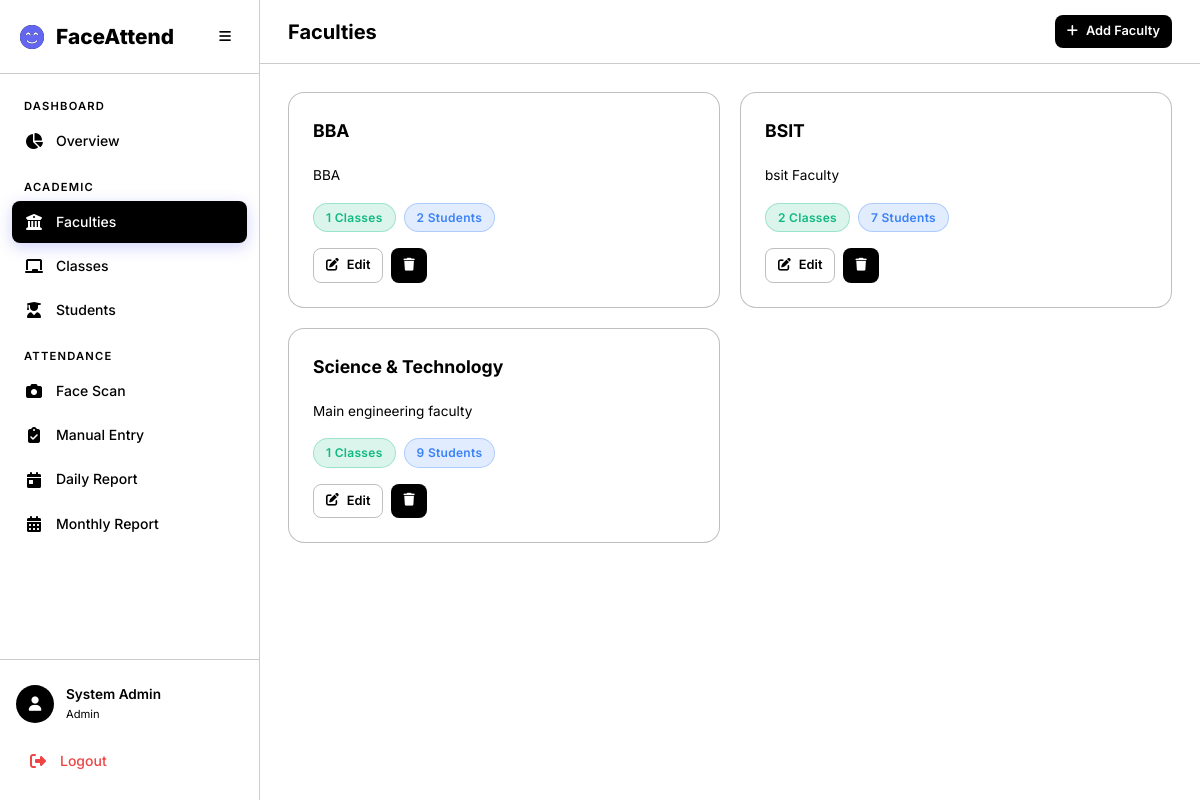
Screenshot of /academics/faculties/ with the database file from the repository.
### accounts/models.py (models this page shows, shortened)
class User(AbstractUser):
    class Role(models.TextChoices):
        ADMIN = 'admin', 'Admin'
        TEACHER = 'teacher', 'Teacher'
        STUDENT = 'student', 'Student'
    role = models.CharField(
        max_length=10,
        choices=Role.choices,
        default=Role.STUDENT,
    )
    phone = models.CharField(max_length=20, blank=True)
    profile_image = models.ImageField(upload_to='profiles/', blank=True, null=True)

### academics/models.py (models this page shows, shortened)
class Faculty(models.Model):
    name = models.CharField(max_length=200, unique=True)
    description = models.TextField(blank=True)
    created_at = models.DateTimeField(auto_now_add=True)
    updated_at = models.DateTimeField(auto_now=True)
    class Meta:
        verbose_name_plural = 'Faculties'
        ordering = ['name']

### academics/views.py (the view)
# urls.py: path('faculties/', views.faculty_list, name='faculty_list'),
@login_required
@admin_required
def faculty_list(request):
    faculties = Faculty.objects.annotate(
        class_count=Count('classes', distinct=True),
        student_count=Count('students', distinct=True),
    )
    return render(request, 'academics/faculty_list.html', {'faculties': faculties})

### templates/academics/faculty_list.html (shortened to what this page needs)
{% extends 'base.html' %}
{% block page_title %}Faculties{% endblock %}
{% block top_actions %}
<a href="{% url 'academics:faculty_create' %}" class="btn btn-primary btn-sm">
    <i class="fas fa-plus"></i> Add Faculty
</a>
{% endblock %}
{% block content %}
<div class="grid-3 animate-fade-in">
    {% for f in faculties %}
    <div class="card">
        <div class="card-header">
            <h3 class="card-title">{{ f.name }}</h3>
        </div>
        <p class="text-muted mb-2" style="font-size: 0.85rem;">{{ f.description|default:"No description" }}</p>
        <div class="d-flex gap-1 mb-2">
            <span class="badge badge-present">{{ f.class_count }} Classes</span>
            <span class="badge badge-informed">{{ f.student_count }} Students</span>
        </div>
        <div class="d-flex gap-1">
            <a href="{% url 'academics:faculty_edit' f.pk %}" class="btn btn-sm btn-outline"><i class="fas fa-edit"></i>
                Edit</a>
            <a href="{% url 'academics:faculty_delete' f.pk %}" class="btn btn-sm btn-danger"><i
                    class="fas fa-trash"></i></a>
        </div>
    </div>
    {% empty %}
    <div class="empty-state" style="grid-column: 1/-1;">
        <i class="fas fa-building-columns"></i>
        <p>No faculties created yet.</p>
        <a href="{% url 'academics:faculty_create' %}" class="btn btn-primary">Create Faculty</a>
    </div>
    {% endfor %}
</div>
{% endblock %}

### templates/base.html (shortened to what this page needs)
<!DOCTYPE html>
<html lang="en" data-theme="dark">
<head>
    <link rel="stylesheet" href="https://cdnjs.cloudflare.com/ajax/libs/font-awesome/6.5.1/css/all.min.css">
    {% load static %}
    <link rel="stylesheet" href="{% static 'css/style.css' %}">
</head>
<body>
    {% if user.is_authenticated %}
    <div class="app-layout">
        <aside class="sidebar" id="sidebar">
            <div class="sidebar-header">
                <div class="logo">
                    <i class="fas fa-face-smile-beam"></i>
                    <span>FaceAttend</span>
                </div>
                <button class="sidebar-toggle" id="sidebarToggle">
                    <i class="fas fa-bars"></i>
                </button>
            </div>
            <nav class="sidebar-nav">
                {% if user.role == 'admin' %}
                <div class="nav-section">
                    <span class="nav-section-title">Dashboard</span>
                    <a href="{% url 'academics:admin_dashboard' %}" class="nav-link {% if request.resolver_match.url_name == 'admin_dashboard' %}active{% endif %}">
                        <i class="fas fa-chart-pie"></i><span>Overview</span>
                    </a>
                </div>
                <div class="nav-section">
                    <span class="nav-section-title">Academic</span>
                    <a href="{% url 'academics:faculty_list' %}" class="nav-link {% if 'faculty' in request.resolver_match.url_name %}active{% endif %}">
                        <i class="fas fa-building-columns"></i><span>Faculties</span>
                    </a>
                    <a href="{% url 'academics:class_list' %}" class="nav-link {% if 'class' in request.resolver_match.url_name %}active{% endif %}">
                        <i class="fas fa-chalkboard"></i><span>Classes</span>
                    </a>
                    <a href="{% url 'academics:student_list' %}" class="nav-link {% if 'student' in request.resolver_match.url_name %}active{% endif %}">
                        <i class="fas fa-user-graduate"></i><span>Students</span>
                    </a>
                </div>
                <div class="nav-section">
                    <span class="nav-section-title">Attendance</span>
                    <a href="{% url 'attendance:camera' %}" class="nav-link {% if request.resolver_match.url_name == 'camera' %}active{% endif %}">
                        <i class="fas fa-camera"></i><span>Face Scan</span>
                    </a>
                    <a href="{% url 'attendance:manual' %}" class="nav-link {% if request.resolver_match.url_name == 'manual' %}active{% endif %}">
                        <i class="fas fa-clipboard-check"></i><span>Manual Entry</span>
                    </a>
                    <a href="{% url 'attendance:daily_report' %}" class="nav-link {% if request.resolver_match.url_name == 'daily_report' %}active{% endif %}">
                        <i class="fas fa-calendar-day"></i><span>Daily Report</span>
                    </a>
                    <a href="{% url 'attendance:monthly_report' %}" class="nav-link {% if request.resolver_match.url_name == 'monthly_report' %}active{% endif %}">
                        <i class="fas fa-calendar-alt"></i><span>Monthly Report</span>
                    </a>
                </div>
                {% endif %}
            </nav>
            <div class="sidebar-footer">
                <div class="user-card">
                    <div class="user-avatar">
                        <i class="fas fa-user"></i>
                    </div>
                    <div class="user-info">
                        <span class="user-name">{{ user.get_full_name|default:user.username }}</span>
                        <span class="user-role">{{ user.get_role_display }}</span>
                    </div>
                </div>
                <a href="{% url 'accounts:logout' %}" class="nav-link logout-link">
                    <i class="fas fa-sign-out-alt"></i><span>Logout</span>
                </a>
            </div>
        </aside>
        <main class="main-content">
            <header class="top-bar">
                <h1 class="page-title">{% block page_title %}Dashboard{% endblock %}</h1>
                <div class="top-bar-actions">
                    {% block top_actions %}{% endblock %}
                </div>
            </header>
            <div class="content-area">
                {% block content %}{% endblock %}
            </div>
        </main>
    </div>
    {% else %}
    <div class="auth-layout">
        {% block auth_content %}{% endblock %}
    </div>
    {% endif %}
</body>
</html>

### rows the page displays
User: get_full_name "System Admin", role "Admin"
Faculty: name "BBA", description "BBA", class_count "1", student_count "2"
Faculty: name "BSIT", description "bsit Faculty", class_count "2", student_count "7"
Faculty: name "Science & Technology", description "Main engineering faculty", class_count "1", student_count "9"
